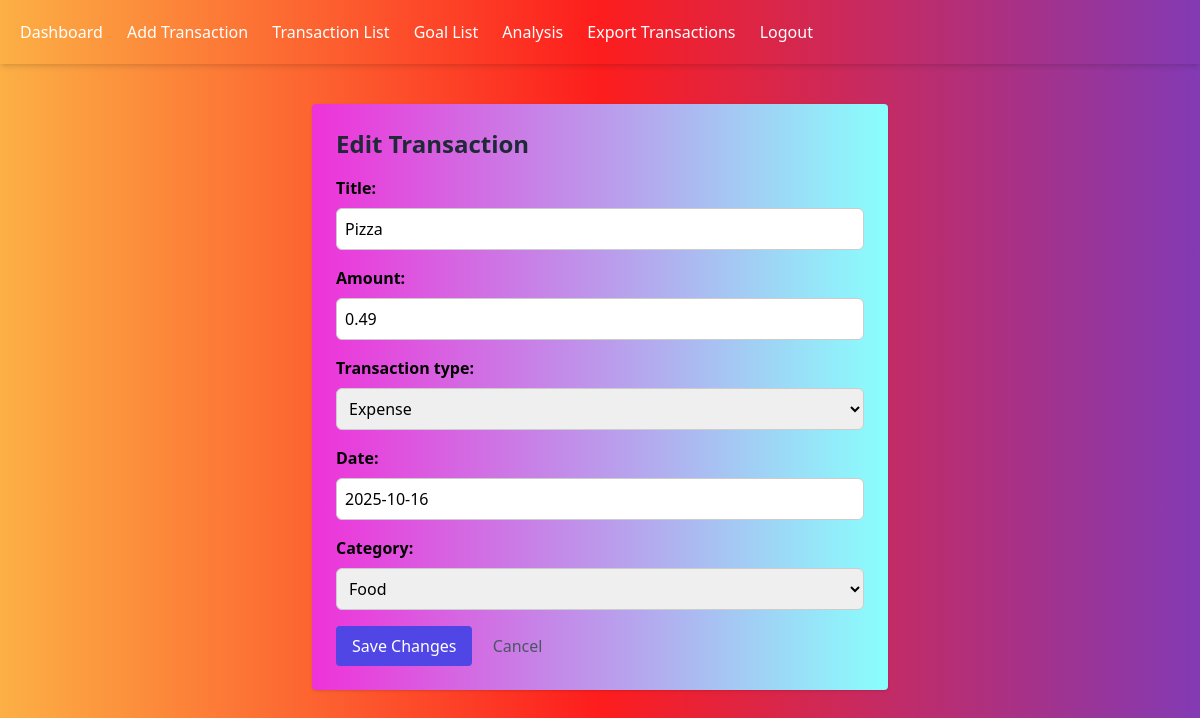
Page /finance/transaction/4/edit/ (signed in) on the committed database.
### finance/models.py (models this page shows, shortened)
class Trans(models.Model):
    TRANSACTION_TYPES = [
        ("income", "Income"),
        ("expense", "Expense"),
    ]
    CATEGORY_CHOICES = [
        ("salary", "Salary"),
        ("business", "Business"),
        ("food", "Food"),
        ("entertainment", "Entertainment"),
        ("utilities", "Utilities"),
        ("transportation", "Transportation"),
        ("health", "Health"),
        ("others", "Others"),
    ]
    user = models.ForeignKey(User, on_delete=models.CASCADE)
    title = models.CharField(max_length=100)
    amount = models.DecimalField(max_digits=10, decimal_places=2)
    transaction_type = models.CharField(max_length=10, choices=TRANSACTION_TYPES)
    date = models.DateField()
    category = models.CharField(max_length=50, choices=CATEGORY_CHOICES)

### finance/views.py (the view)
class TransactionUpdateView(LoginRequiredMixin, UpdateView):
    model = Trans
    form_class = TransactionForm # pragma: no cover
    template_name = 'finance/edit_transaction.html'
    success_url = reverse_lazy('transaction_list')
    def get_queryset(self):
        return Trans.objects.filter(user=self.request.user)

### finance/forms.py (shortened to what this page needs)
class TransactionForm(forms.ModelForm):
    class Meta:
        model = Trans
        fields = ["title", "amount", "transaction_type", "date", "category"]
    def __init__(self, *args, **kwargs):
        transaction_type = kwargs.pop("transaction_type", None)
        super().__init__(*args, **kwargs)
        if transaction_type == "income":
            self.fields["category"].choices = [
                ("salary", "Salary"),
                ("business", "Business"),
            ]
        else:
            self.fields["category"].choices = [
                ("food", "Food"),
                ("entertainment", "Entertainment"),
                ("utilities", "Utilities"),
                ("transportation", "Transportation"),
                ("health", "Health"),
                ("others", "Others"),
            ]

### finance/templates/finance/edit_transaction.html (shortened to what this page needs)
{%extends "finance/base.html" %}
{% block content %}
<div class="max-w-xl mx-auto mt-10 bg-gradient-to-r from-[#ef32d9] to-[#89fffd]  p-6 rounded shadow">
  <h2 class="text-2xl font-bold mb-4 text-gray-800">Edit Transaction</h2>
  <form method="post">
    {{ form.as_p }}
    <button type="submit" class="bg-indigo-600 text-white px-4 py-2 rounded hover:bg-blue-700">
      Save Changes
    </button>
    <a href="{% url 'transaction_list' %}" class="ml-4 text-gray-600 hover:underline">Cancel</a>
  </form>
</div>
{% endblock %}

### finance/templates/finance/edit_transaction.html (style rules this page uses)
form p { margin-bottom: 1rem; }
form label { display: block; font-weight: 600; margin-bottom: 0.5rem; }
form input, form select, form textarea { width: 100%; padding: 0.5rem; border: 1px solid #ccc; border-radius: 0.375rem; }

### rows in the picture
Trans: title "Pizza", amount "0.49", transaction_type "Expense", date "2025-10-16", category "Food"
